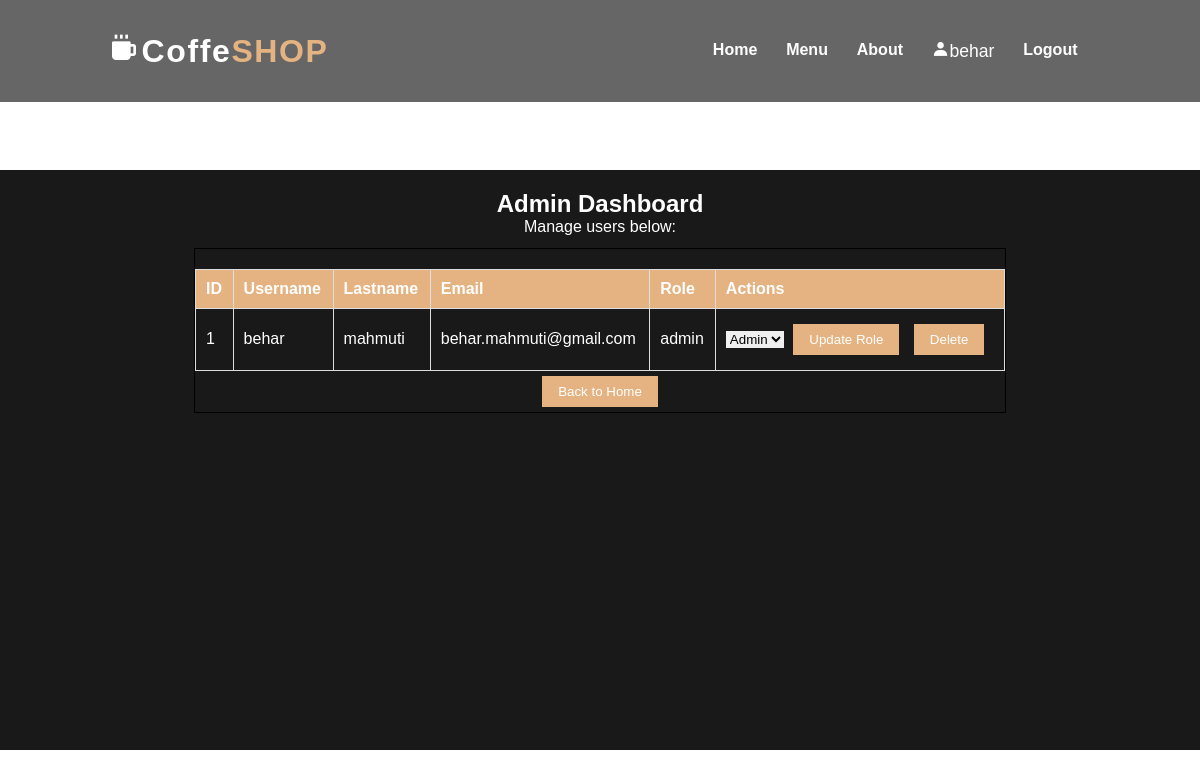
Page /admin (signed in) on the earlier database version.
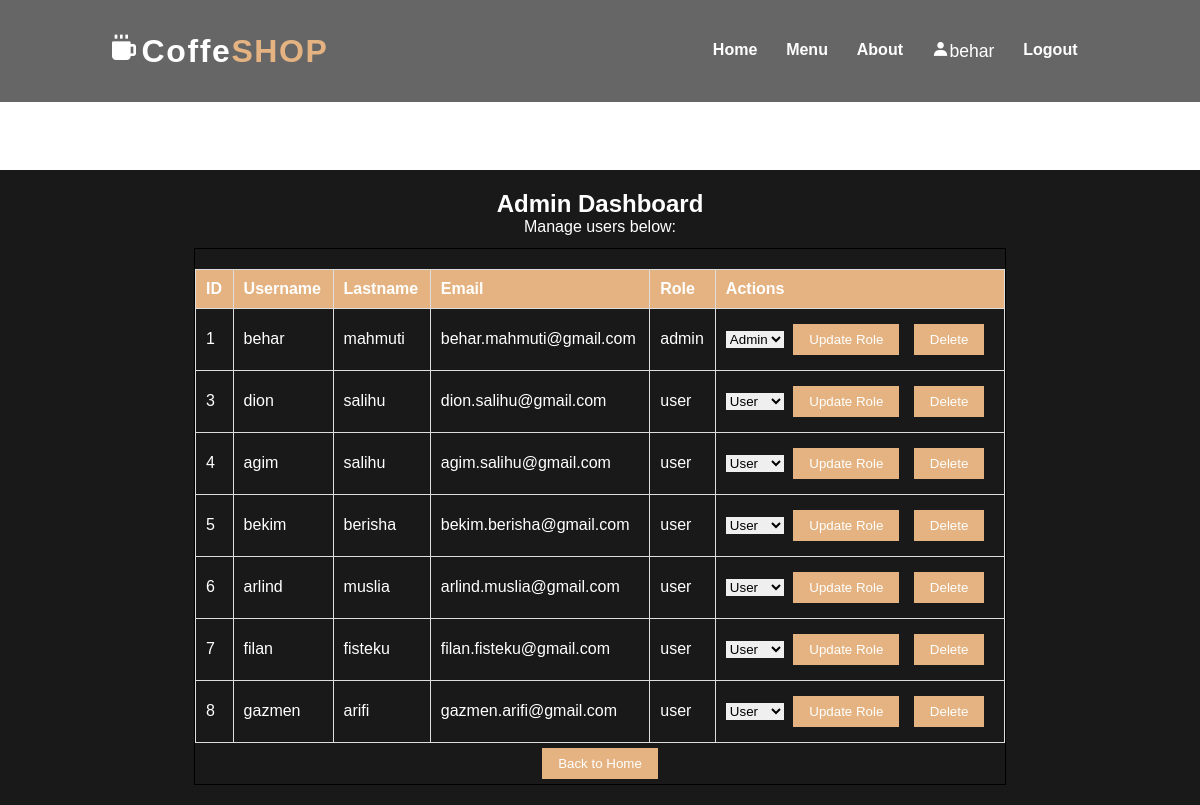
Same page on the later database version.
### tables this page shows
CREATE TABLE users (
    id INTEGER PRIMARY KEY AUTOINCREMENT,
    username VARCHAR(30) NOT NULL,
    lastname VARCHAR(30) NOT NULL,
    email VARCHAR(50) NOT NULL,
    password VARCHAR(128) NOT NULL, -- Increased length for hashed passwords
    role TEXT DEFAULT 'user' -- Added role column
);

### app.py (the view, shortened to what this page needs)
@app.route("/admin", methods=["GET", "POST"])
def admin_dashboard():
    if not is_admin():
        return redirect(url_for('login'))
    db = get_database()
    users = db.execute("SELECT id, username, lastname, email, role FROM users").fetchall()
    return render_template("admin.html", users=users, username=session.get("emri"), is_admin=is_admin())

### app.py (called while the page is built)
def is_admin():
    if "user_id" not in session:
        return False
    db = get_database()
    user = db.execute("SELECT role FROM users WHERE id = ?", [session["user_id"]]).fetchone()
    return user and user["role"] == "admin"

### database.py (called while the page is built)
def connect_to_database():
    sql = sqlite3.connect("/home/dion/chat/coffe-shop/coffee.db")
    sql.row_factory = sqlite3.Row
    return sql

def get_database():
    if not hasattr(g, "coffee_db"):
        g.coffee_db = connect_to_database()
    return g.coffee_db

def close_database(error=None):
    db = getattr(g, 'coffee_db', None)
    if db is not None:
        db.close()

### templates/admin.html (shortened to what this page needs)
<!DOCTYPE html>
<html>
<head>
    <link rel="stylesheet" href="{{ url_for('static', filename='admin.css') }}">
    <link href='https://unpkg.com/boxicons@2.1.4/css/boxicons.min.css' rel='stylesheet'>
</head>
<body>
    <header class="header">
        <a href="{{ url_for('home') }}" class="logo"><i class='bx bxs-coffee'></i>Coffe<span>SHOP</span></a>
        <ul class="links">
            <li><a href="{{ url_for('home') }}">Home</a></li>
            <li><a href="{{ url_for('menu') }}">Menu</a></li>
            <li><a href="{{ url_for('about') }}">About</a></li>
            {% if username %}
            <li id = "username-e"><i class='bx bxs-user'></i>{{ username }}</li>
            <li><a href="{{ url_for('logout') }}">Logout</a></li>
            {% else %}
            <li><a href="{{ url_for('login') }}">Login</a></li>
            {% endif %}
        </ul>
    </header>
<section class="admin-container">
    <h2>Admin Dashboard</h2>
    <p>Manage users below:</p>
    <div class="admin-div">
        <table>
            <thead>
                <tr>
                    <th>ID</th>
                    <th>Username</th>
                    <th>Lastname</th>
                    <th>Email</th>
                    <th>Role</th>
                    <th>Actions</th>
                </tr>
            </thead>
            <tbody>
                {% for user in users %}
                <tr>
                    <td>{{ user.id }}</td>
                    <td>{{ user.username }}</td>
                    <td>{{ user.lastname }}</td>
                    <td>{{ user.email }}</td>
                    <td>{{ user.role }}</td>
                    <td>
                        <form method="POST" style="display:inline;">
                            <select name="role" id = "change-role">
                                <option value="user" {% if user.role=='user' %}selected{% endif %}>User</option>
                                <option value="admin" {% if user.role=='admin' %}selected{% endif %}>Admin</option>
                            </select>
                            <button type="submit" class="button">Update Role</button>
                        </form>
                        <form method="POST" style="display:inline;">
                            <button type="submit" class="button"
                                onclick="return confirm('Are you sure you want to delete this user?')">Delete</button>
                        </form>
                    </td>
                </tr>
                {% endfor %}
            </tbody>
        </table>
        <a href="{{ url_for('home') }}"><button class="button">Back to Home</button></a>
    </div>
</section>
</body>
</html>

### static/admin.css (style rules this page uses)
* { margin: 0; padding: 0; box-sizing: border-box; text-decoration:none; border:none; outline:none; scroll-behavior: smooth; font-family: "Poppins",sans-serif; }
body { width: 100vw; height: 100vh; display: grid; grid-template-rows: 12vh auto; row-gap: 3%; background-image: url('/static/images/coffe.jpg'); background-size: cover; background-position: center; }
:root { --background-color: #080808; --text-color: white; --main-color: #e4b381; }
.header { position: fixed; grid-row: 1/2; top:0; left: 0; width:100%; padding: 2rem 9%; display:flex; justify-content:space-between; align-items:center; background-color:rgba(0,0,0,0.6); backdrop-filter: blur(20%); z-index:100; }
.links { width:40%; display:flex; justify-content:space-around; list-style-type:none; }
.links li a { color: white; font-weight: 600; transition: 0.3s ease; }
.logo { color: var(--text-color); font-weight:800; font-size:2rem; transition: 0.3s ease; letter-spacing:0.1rem; }
#username-e { color: white; font-size: 1.1rem; font-weight: 500; }
.logo span { color: var(--main-color); }
.admin-container { grid-row: 2/3; width: 100%; margin: 50px auto; padding: 20px; display: flex; flex-direction: column; justify-content: start; align-items: center; background-color:rgba(0,0,0,0.9); backdrop-filter: blur(20%); }
h2,p { color: var(--text-color); }
.admin-div { border: 1px solid black; width: 70%; margin-top: 1%; height: auto; display: flex; flex-direction: column; align-items: center; }
table { width: 100%; border-collapse: collapse; margin-top: 20px; }
th { border: 1px solid #ddd; padding: 10px; text-align: left; background-color: var(--main-color); color: white; }
td { border: 1px solid #ddd; padding: 10px; text-align: left; color: white; }
.button { padding: 8px 16px; margin: 5px; cursor: pointer; color: white; background-color: #e4b381; font-weight: 500; }

Differences in the rows shown:
added users: id "3", username "dion", lastname "salihu", email "dion.salihu@gmail.com", role "user", role "User"
added users: id "4", username "agim", lastname "salihu", email "agim.salihu@gmail.com", role "user", role "User"
added users: id "5", username "bekim", lastname "berisha", email "bekim.berisha@gmail.com", role "user", role "User"
added users: id "6", username "arlind", lastname "muslia", email "arlind.muslia@gmail.com", role "user", role "User"
added users: id "7", username "filan", lastname "fisteku", email "filan.fisteku@gmail.com", role "user", role "User"
added users: id "8", username "gazmen", lastname "arifi", email "gazmen.arifi@gmail.com", role "user", role "User"
